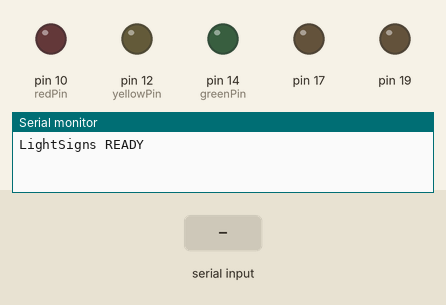
Bench run of a sketch on a simulated Arduino Uno, built with avr-gcc and run on an emulated ATmega328P. On the bench: output pins drawn as LEDs (lit = HIGH), the last lines printed to the serial monitor. Dashed ring = blinking. Inputs (shaded band) come from the test bench. Random numbers use the default seed unless the sketch sets one.

Above: at 1.2 s.
1.3 s: "RB,1\n" received over Serial
At 1.9 s:
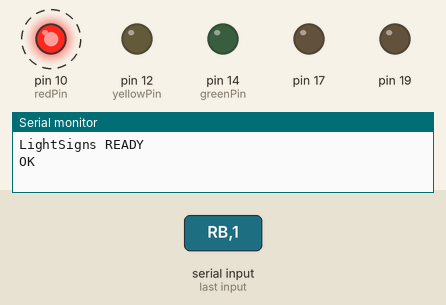
4.3 s: "YE,1\n" received over Serial
At 5.1 s:
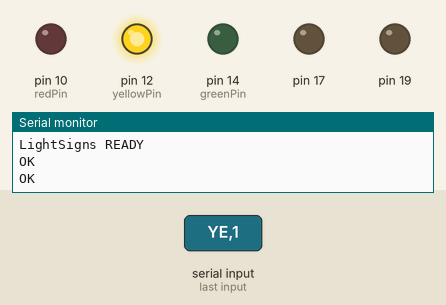
5.8 s: "GE,1\n" received over Serial
At 6.2 s:
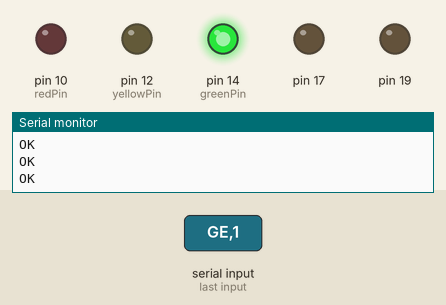
7.3 s: "RE,1\n" received over Serial
At 8.6 s:
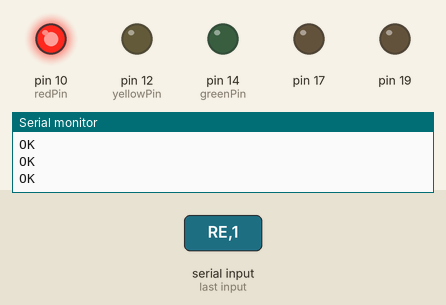
Timing chart, 0 to 9.8 s (numbered marks = the images above; inputs shaded):
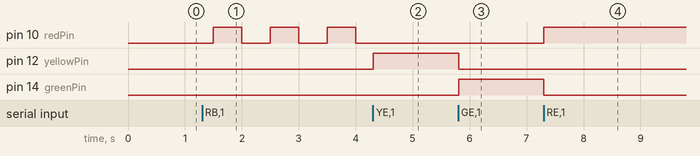

Measured:
- after the input at 1.3 s, pin 10 (redPin): alternates HIGH for 0.50 s and LOW for 0.50 s, starting after 0.20 s
- after the input at 4.3 s, pin 12 (yellowPin): LOW → HIGH at once
- after the input at 5.8 s, pin 12 (yellowPin): HIGH → LOW at once; pin 14 (greenPin): LOW → HIGH at once
- after the input at 7.3 s, pin 10 (redPin): LOW → HIGH at once; pin 14 (greenPin): HIGH → LOW at once

The sketch:

dth11_leds.ino
```cpp
#define MAX_TRACKS 2
#define RED     0
#define YELLOW  1
#define GREEN   2

typedef struct {
  int redPin;
  int yellowPin;
  int greenPin;
  bool blinking;
} TrackLights;

TrackLights tracks[MAX_TRACKS];

float mockTemp = 22.5;
float mockHum  = 55.0;

// Blinking control
unsigned long previousMillis = 0;
const unsigned long blinkInterval = 500;
bool blinkState = false;

// Serial input
String inputString = "";
bool commandReady = false;

/* ===================== SETUP ===================== */
void setup() {
  Serial.begin(9600);

  // -------- TRACK 1 --------
  tracks[0].redPin    = 10; // vermelho
  tracks[0].yellowPin = 12; // amarelo
  tracks[0].greenPin  = 14; // verde
  tracks[0].blinking  = false;

  // -------- TRACK 2 --------
  tracks[1].redPin    = 21;
  tracks[1].yellowPin = 19;
  tracks[1].greenPin  = 17;
  tracks[1].blinking  = false;

  // Inicialmente: todos os LEDs desligados (OUTPUT + LOW)
  for (int i = 0; i < MAX_TRACKS; i++) {
    pinMode(tracks[i].redPin, OUTPUT);
    pinMode(tracks[i].yellowPin, OUTPUT);
    pinMode(tracks[i].greenPin, OUTPUT);

    digitalWrite(tracks[i].redPin, LOW);
    digitalWrite(tracks[i].yellowPin, LOW);
    digitalWrite(tracks[i].greenPin, LOW);
  }

  inputString.reserve(32);
  Serial.println("LightSigns READY");
}

/* ===================== LOOP ===================== */
void loop() {
  if (commandReady) {
    processCommand(inputString);
    inputString = "";
    commandReady = false;
  }

  handleBlinking();
}

/* ===================== SERIAL EVENT ===================== */
void serialEvent() {
  while (Serial.available()) {
    char c = (char)Serial.read();
    if (c == '\n') {
      commandReady = true;
    } else {
      inputString += c;
    }
  }
}

/* ===================== COMMAND PROCESSING ===================== */
void processCommand(String cmd) {
  cmd.trim();
  cmd.toUpperCase();

  // ---- USAC13: Sensor ----
  if (cmd == "GTH") {
    handleSensorCommand();
    return;
  }

  // ---- USAC14: Luzes (com vírgula) ----
  int comma = cmd.indexOf(',');
  if (comma == -1) {
    Serial.println("ERROR");
    return;
  }

  String command = cmd.substring(0, comma);
  int trackNum = cmd.substring(comma + 1).toInt();

  if (trackNum < 1 || trackNum > MAX_TRACKS) {
    Serial.println("ERROR");
    return;
  }

  int idx = trackNum - 1;

  if (command == "RE") {
    setTrackLight(idx, RED);
    Serial.println("OK");
  }
  else if (command == "YE") {
    setTrackLight(idx, YELLOW);
    Serial.println("OK");
  }
  else if (command == "GE") {
    setTrackLight(idx, GREEN);
    Serial.println("OK");
  }
  else if (command == "RB") {
    setTrackBlinking(idx);
    Serial.println("OK");
  }
  else {
    Serial.println("ERROR");
  }
}

/* ===================== LIGHT CONTROL ===================== */

void turnOffAllLights(int idx) {
  digitalWrite(tracks[idx].redPin, LOW);
  digitalWrite(tracks[idx].yellowPin, LOW);
  digitalWrite(tracks[idx].greenPin, LOW);
}

void setTrackLight(int idx, int color) {
  turnOffAllLights(idx);
  tracks[idx].blinking = false;

  int pin = -1;
  if (color == RED)    pin = tracks[idx].redPin;
  if (color == YELLOW) pin = tracks[idx].yellowPin;
  if (color == GREEN)  pin = tracks[idx].greenPin;

  digitalWrite(pin, HIGH);
}

void setTrackBlinking(int idx) {
  turnOffAllLights(idx);
  tracks[idx].blinking = true;
}

/* ===================== BLINKING ===================== */
void handleBlinking() {
  unsigned long now = millis();

  if (now - previousMillis >= blinkInterval) {
    previousMillis = now;
    blinkState = !blinkState;

    for (int i = 0; i < MAX_TRACKS; i++) {
      if (tracks[i].blinking) {
        digitalWrite(tracks[i].redPin, blinkState ? HIGH : LOW);
      }
    }
  }
}

void handleSensorCommand() {
  // Simular pequenas variações realistas
  mockTemp += random(-3, 4) * 0.1;   // ±0.3 ºC
  mockHum  += random(-2, 3) * 0.2;   // ±0.4 %

  // Limites realistas
  if (mockTemp < 15.0) mockTemp = 15.0;
  if (mockTemp > 35.0) mockTemp = 35.0;

  if (mockHum < 30.0) mockHum = 30.0;
  if (mockHum > 80.0) mockHum = 80.0;

  // Converter para inteiros (OBRIGATÓRIO para extract_data.s)
  int tempInt = (int)mockTemp;
  int humInt  = (int)mockHum;

  /*
   * FORMATO EXATO ESPERADO:
   * TOKEN &unit:xxxx &value:xx # TOKEN &unit:xxxx &value:xx
   */

  Serial.print("TEMP &unit:celsius &value:");
  Serial.print(tempInt);
  Serial.print(" # HUM &unit:percent &value:");
  Serial.println(humInt);
}
```
